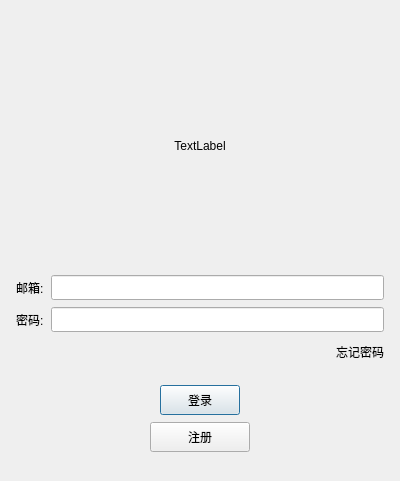
<?xml version="1.0" encoding="UTF-8"?>
<ui version="4.0">
 <class>LoginDialog</class>
 <widget class="QDialog" name="LoginDialog">
  <property name="geometry">
   <rect>
    <x>0</x>
    <y>0</y>
    <width>400</width>
    <height>481</height>
   </rect>
  </property>
  <property name="windowTitle">
   <string>Dialog</string>
  </property>
  <layout class="QVBoxLayout" name="verticalLayout_2">
   <item>
    <layout class="QVBoxLayout" name="verticalLayout">
     <property name="spacing">
      <number>7</number>
     </property>
     <property name="leftMargin">
      <number>5</number>
     </property>
     <property name="topMargin">
      <number>5</number>
     </property>
     <property name="rightMargin">
      <number>5</number>
     </property>
     <property name="bottomMargin">
      <number>5</number>
     </property>
     <item>
      <widget class="QLabel" name="err_tip">
       <property name="text">
        <string/>
       </property>
       <property name="alignment">
        <set>Qt::AlignCenter</set>
       </property>
      </widget>
     </item>
     <item>
      <widget class="QWidget" name="head_widget" native="true">
       <layout class="QGridLayout" name="gridLayout">
        <item row="0" column="0">
         <widget class="QLabel" name="head_label">
          <property name="minimumSize">
           <size>
            <width>200</width>
            <height>200</height>
           </size>
          </property>
          <property name="maximumSize">
           <size>
            <width>200</width>
            <height>200</height>
           </size>
          </property>
          <property name="text">
           <string>TextLabel</string>
          </property>
          <property name="alignment">
           <set>Qt::AlignCenter</set>
          </property>
         </widget>
        </item>
       </layout>
      </widget>
     </item>
     <item>
      <spacer name="verticalSpacer">
       <property name="orientation">
        <enum>Qt::Vertical</enum>
       </property>
       <property name="sizeHint" stdset="0">
        <size>
         <width>20</width>
         <height>40</height>
        </size>
       </property>
      </spacer>
     </item>
     <item>
      <layout class="QHBoxLayout" name="horizontalLayout">
       <item>
        <widget class="QLabel" name="email_lb">
         <property name="minimumSize">
          <size>
           <width>0</width>
           <height>25</height>
          </size>
         </property>
         <property name="maximumSize">
          <size>
           <width>16777215</width>
           <height>25</height>
          </size>
         </property>
         <property name="text">
          <string>邮箱:</string>
         </property>
        </widget>
       </item>
       <item>
        <widget class="QLineEdit" name="email_edit">
         <property name="minimumSize">
          <size>
           <width>0</width>
           <height>25</height>
          </size>
         </property>
         <property name="maximumSize">
          <size>
           <width>16777215</width>
           <height>25</height>
          </size>
         </property>
        </widget>
       </item>
      </layout>
     </item>
     <item>
      <layout class="QHBoxLayout" name="horizontalLayout_3">
       <item>
        <widget class="QLabel" name="pass_label">
         <property name="minimumSize">
          <size>
           <width>0</width>
           <height>25</height>
          </size>
         </property>
         <property name="maximumSize">
          <size>
           <width>16777215</width>
           <height>25</height>
          </size>
         </property>
         <property name="text">
          <string>密码:</string>
         </property>
        </widget>
       </item>
       <item>
        <widget class="QLineEdit" name="pass_edit">
         <property name="minimumSize">
          <size>
           <width>0</width>
           <height>25</height>
          </size>
         </property>
         <property name="maximumSize">
          <size>
           <width>16777215</width>
           <height>25</height>
          </size>
         </property>
        </widget>
       </item>
      </layout>
     </item>
     <item>
      <layout class="QHBoxLayout" name="horizontalLayout_6">
       <item>
        <spacer name="horizontalSpacer">
         <property name="orientation">
          <enum>Qt::Horizontal</enum>
         </property>
         <property name="sizeHint" stdset="0">
          <size>
           <width>40</width>
           <height>20</height>
          </size>
         </property>
        </spacer>
       </item>
       <item>
        <widget class="ClickedLabel" name="forget_label">
         <property name="minimumSize">
          <size>
           <width>0</width>
           <height>25</height>
          </size>
         </property>
         <property name="maximumSize">
          <size>
           <width>16777215</width>
           <height>25</height>
          </size>
         </property>
         <property name="text">
          <string>忘记密码</string>
         </property>
        </widget>
       </item>
      </layout>
     </item>
     <item>
      <spacer name="verticalSpacer_2">
       <property name="orientation">
        <enum>Qt::Vertical</enum>
       </property>
       <property name="sizeHint" stdset="0">
        <size>
         <width>20</width>
         <height>40</height>
        </size>
       </property>
      </spacer>
     </item>
     <item>
      <layout class="QHBoxLayout" name="horizontalLayout_7">
       <item>
        <spacer name="horizontalSpacer_2">
         <property name="orientation">
          <enum>Qt::Horizontal</enum>
         </property>
         <property name="sizeHint" stdset="0">
          <size>
           <width>40</width>
           <height>20</height>
          </size>
         </property>
        </spacer>
       </item>
       <item>
        <widget class="QPushButton" name="login_btn">
         <property name="minimumSize">
          <size>
           <width>0</width>
           <height>30</height>
          </size>
         </property>
         <property name="maximumSize">
          <size>
           <width>16777215</width>
           <height>100</height>
          </size>
         </property>
         <property name="text">
          <string>登录</string>
         </property>
        </widget>
       </item>
       <item>
        <spacer name="horizontalSpacer_3">
         <property name="orientation">
          <enum>Qt::Horizontal</enum>
         </property>
         <property name="sizeHint" stdset="0">
          <size>
           <width>40</width>
           <height>20</height>
          </size>
         </property>
        </spacer>
       </item>
      </layout>
     </item>
     <item>
      <layout class="QHBoxLayout" name="horizontalLayout_24">
       <item>
        <spacer name="horizontalSpacer_4">
         <property name="orientation">
          <enum>Qt::Horizontal</enum>
         </property>
         <property name="sizeHint" stdset="0">
          <size>
           <width>40</width>
           <height>20</height>
          </size>
         </property>
        </spacer>
       </item>
       <item>
        <widget class="QPushButton" name="reg_btn">
         <property name="minimumSize">
          <size>
           <width>100</width>
           <height>30</height>
          </size>
         </property>
         <property name="text">
          <string>注册</string>
         </property>
        </widget>
       </item>
       <item>
        <spacer name="horizontalSpacer_5">
         <property name="orientation">
          <enum>Qt::Horizontal</enum>
         </property>
         <property name="sizeHint" stdset="0">
          <size>
           <width>40</width>
           <height>20</height>
          </size>
         </property>
        </spacer>
       </item>
      </layout>
     </item>
     <item>
      <spacer name="verticalSpacer_3">
       <property name="orientation">
        <enum>Qt::Vertical</enum>
       </property>
       <property name="sizeHint" stdset="0">
        <size>
         <width>20</width>
         <height>40</height>
        </size>
       </property>
      </spacer>
     </item>
    </layout>
   </item>
  </layout>
 </widget>
 <customwidgets>
  <customwidget>
   <class>ClickedLabel</class>
   <extends>QLabel</extends>
   <header>clickedlabel.h</header>
  </customwidget>
 </customwidgets>
 <resources/>
 <connections/>
</ui>
